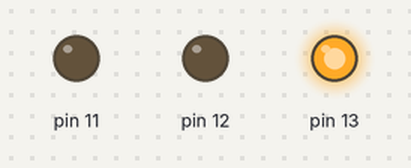
The sketch below on a simulated Arduino Uno, built with avr-gcc and run on an emulated ATmega328P. On the bench: output pins drawn as LEDs (lit = HIGH).

Above: at 0.1 s.
At 1.15 s:
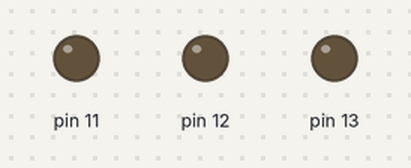
At 2.5 s:
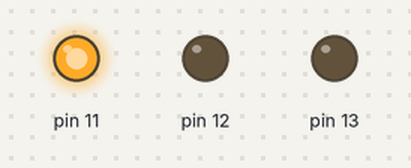
At 4.0 s:
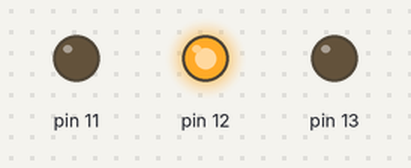
Timing chart, 0 to 4.3 s (numbered marks = the images above):
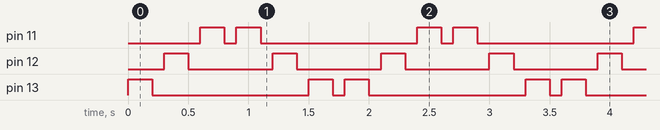

Measured:
- by itself, pin 11: repeats every 1.8 s: LOW 0.10 s, HIGH 0.20 s, LOW 1.3 s, HIGH 0.20 s
- by itself, pin 12: alternates HIGH for 0.20 s and LOW for 0.70 s
- by itself, pin 13: repeats every 1.8 s: LOW 1.3 s, HIGH 0.20 s, LOW 0.10 s, HIGH 0.20 s

The sketch:

variables-kitt.ino
```cpp
// Day 2 - Variables + for loops: "KITT" light that runs back and forth
// Wiring: pins 13, 12, 11 -> 220 ohm resistor -> LED -> GND

void setup() {
  pinMode(13, OUTPUT);
  pinMode(12, OUTPUT);
  pinMode(11, OUTPUT);
}

void loop() {
  int speed = 200;
  for (int pin = 13; pin >= 11; pin--) {
    digitalWrite(pin, HIGH); delay(speed);
    digitalWrite(pin, LOW); delay(100);
  }
  for (int pin = 11; pin <= 13; pin++) {
    digitalWrite(pin, HIGH); delay(speed);
    digitalWrite(pin, LOW); delay(100);
  }
}
```
